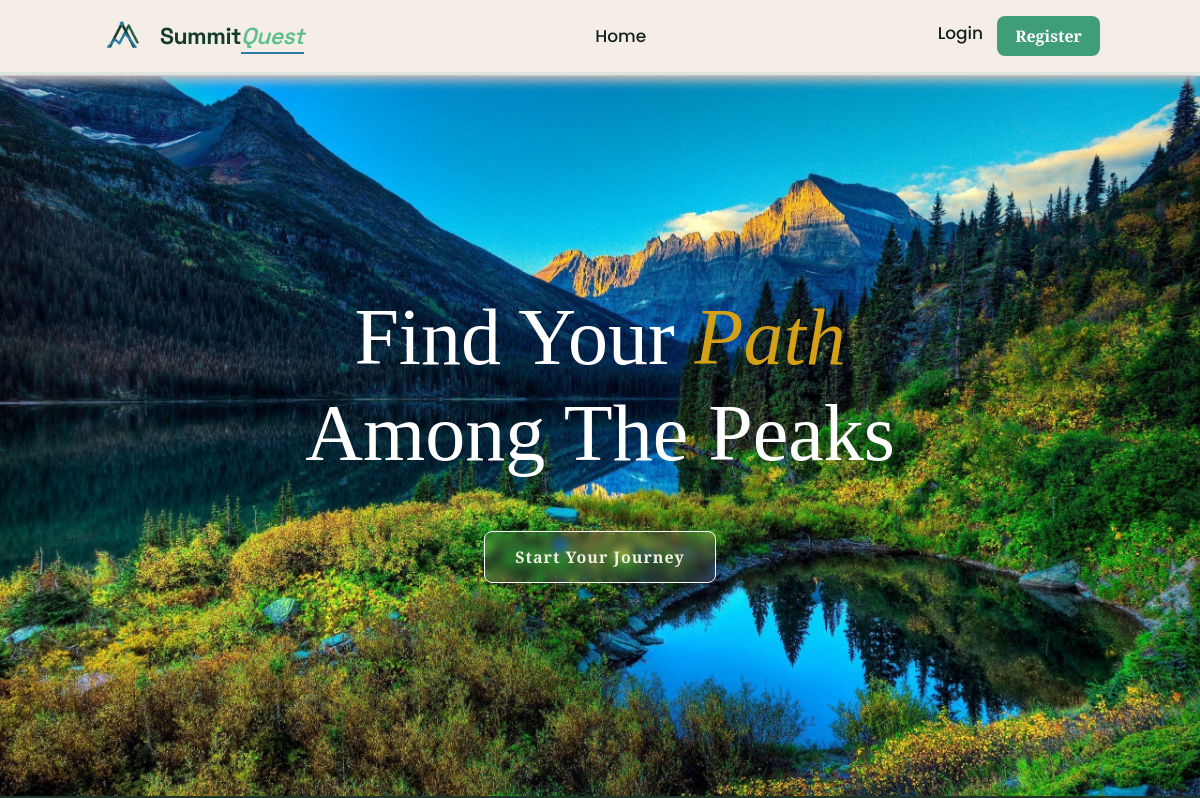
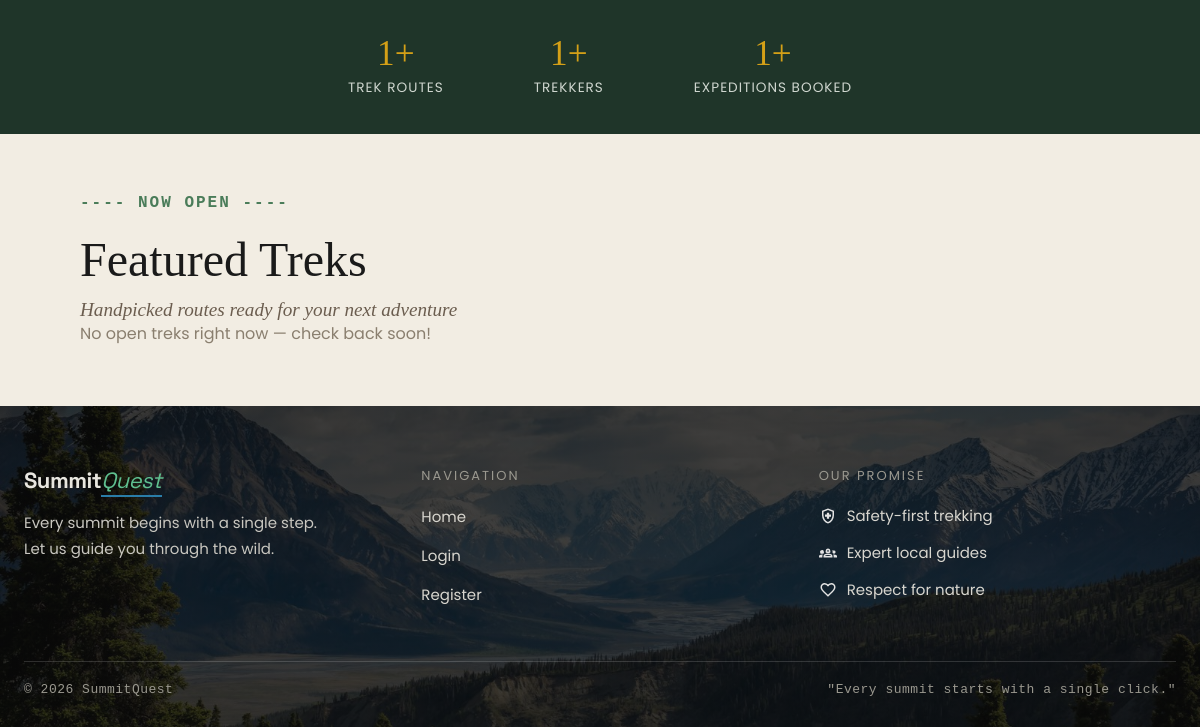
Before: / with the older database file (2 pictures, top to bottom).
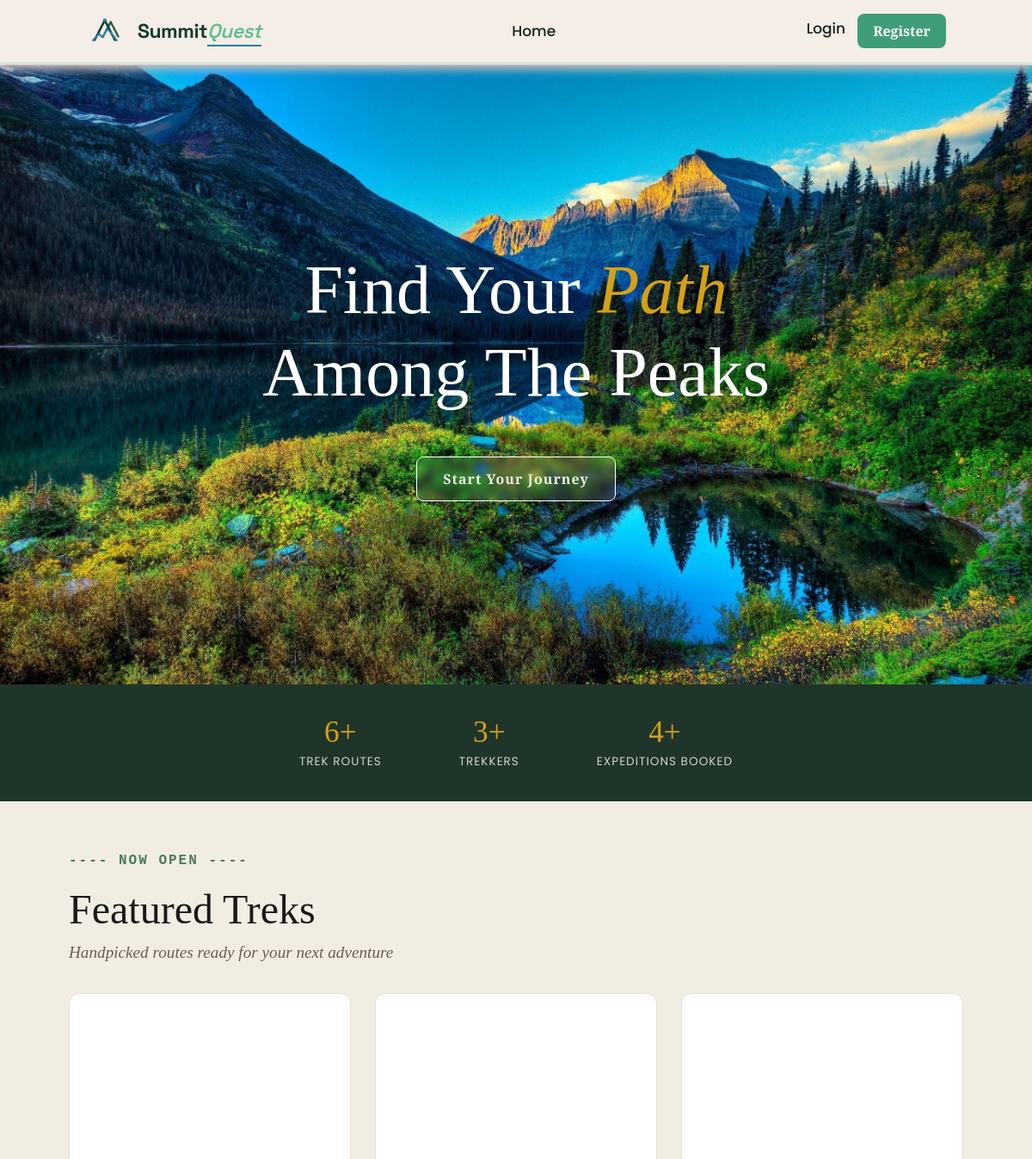
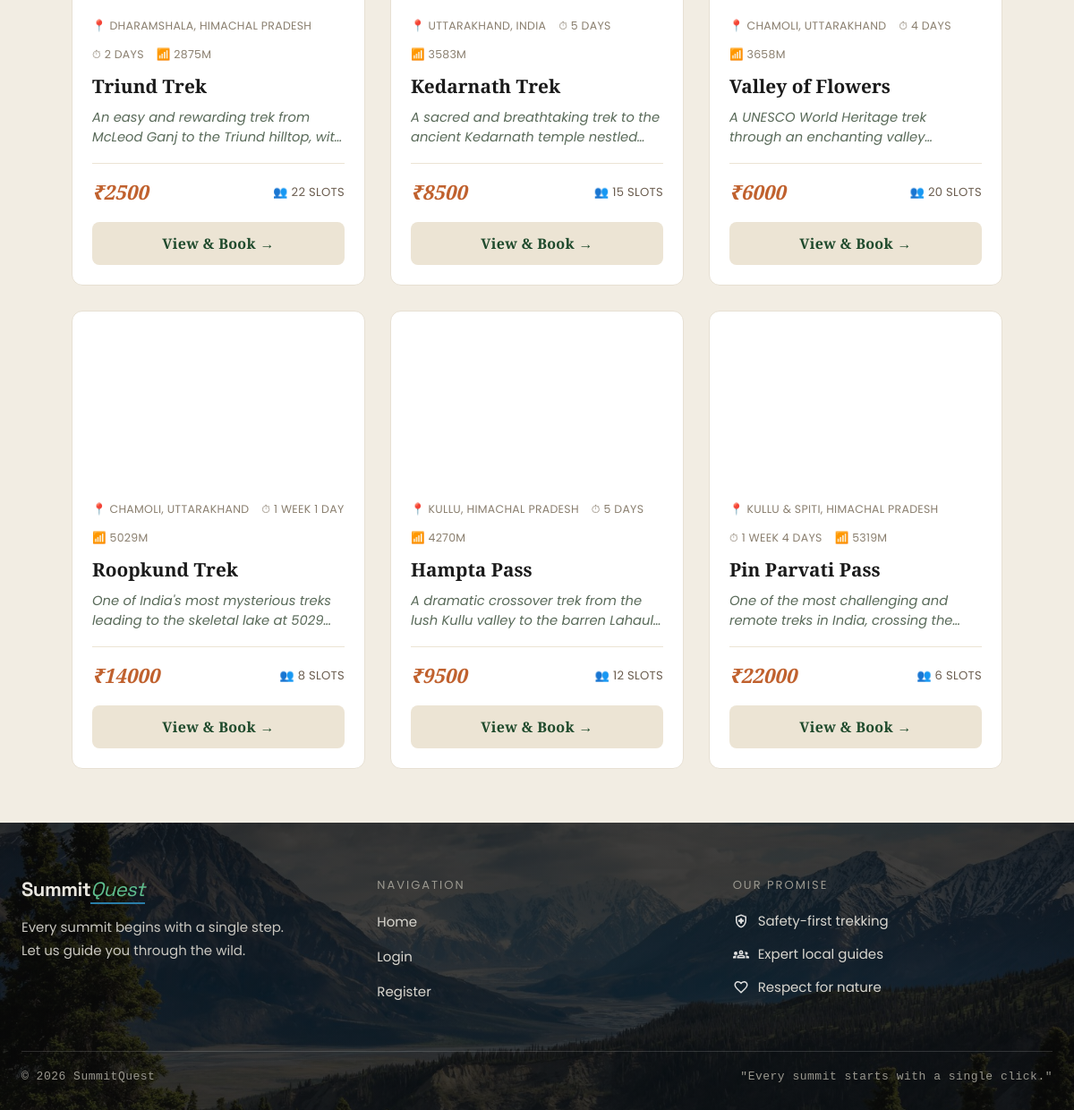
After: the same page with the newer database file (2 pictures, top to bottom).
### app/models.py (models this page shows, shortened)
class Treks(db.Model):
    __tablename__ = "trek"
    id = db.Column(db.Integer, primary_key = True)
    name = db.Column(db.String(256), nullable= False, index = True)
    location = db.Column(db.String(50), nullable= False, index = True)
    difficulty= db.Column(db.String(50), nullable = False, index = True)
    status = db.Column(db.String(50), nullable = False, default = "Pending")
    duration =  db.Column(db.Integer, nullable= False)
    starting_date = db.Column(db.Date, nullable= False)
    ending_date = db.Column(db.Date, nullable= False)
    is_blocked = db.Column(db.String(50),nullable = False,default = False)
    created_at = db.Column(db.DateTime, default=datetime.utcnow, nullable=False)
    capacity = db.Column(db.Integer, default = 10)
    available = db.Column(db.Integer, default = 10)
    description = db.Column(db.Text)
    updated_at = db.Column(db.DateTime, default=datetime.utcnow, onupdate=datetime.utcnow, nullable=False)
    price = db.Column(db.Float, default=0)
    altitude = db.Column(db.String(50), nullable=True)
    image_url = db.Column(db.String(500), nullable=True)
    highlights = db.Column(db.Text, nullable=True)
    requirements = db.Column(db.Text, nullable=True)
    assigned_staff_id = db.Column(db.Integer,db.ForeignKey("user.id"),nullable = True)
    bookings = db.relationship(
    "Bookings",
    backref="trek",
    cascade="all, delete-orphan")

### app/routes.py (the view)
@visit.route("/")
def home():
    open_treks = (
        Treks.query.filter(Treks.status.in_(["Approved", "Open"]))
        .order_by(Treks.starting_date)
        .limit(6)
        .all()
    )
    stats = {
        "treks": Treks.query.count(),
        "users": User.query.filter_by(role="trekker").count(),
        "bookings": Bookings.query.count(),
    }
    return render_template("index.html", open_treks=open_treks, stats=stats)

### app/utils.py (called while the page is built)
def current_user():
    if 'user_id' not in session:
        return AnonUser()
    return SessionUser(session)

def format_duration(days):
    if not days or days < 1:
        return '—'
    weeks, remainder = divmod(int(days), 7)
    parts = []
    if weeks:
        parts.append(f"{weeks} Week{'s' if weeks > 1 else ''}")
    if remainder:
        parts.append(f"{remainder} Day{'s' if remainder > 1 else ''}")
    return ' '.join(parts) if parts else f"{days} Day{'s' if days != 1 else ''}"

### templates/index.html (shortened to what this page needs)
{% extends "base.html"%}
{% block extra_css%}
<link rel="stylesheet" href="{{ url_for('static', filename='css/for_index.css') }}">
{% endblock %}
{% block content %}
<div class="hero">
    <h1 class="hero-title">
        Find Your <span class="accent">Path</span> Among The Peaks
    </h1>
    {% if not current_user.is_authenticated %}
    <a href="{{ url_for('visit.register') }}" class="hero-cta">Start Your Journey</a>
    {% endif %}
</div>
<section class="stats-strip">
    <div class="stat-item">
        <div class="stat-number">{{ stats.treks }}+</div>
        <div class="stat-label">Trek Routes</div>
    </div>
    <div class="stat-item">
        <div class="stat-number">{{ stats.users }}+</div>
        <div class="stat-label">Trekkers</div>
    </div>
    <div class="stat-item">
        <div class="stat-number">{{ stats.bookings }}+</div>
        <div class="stat-label">Expeditions Booked</div>
    </div>
</section>
<section class="featured-section">
    <div class="open">
        <span class="open-text">---- NOW OPEN ----</span>
    </div>
    <h2 class="section-title">Featured Treks</h2>
    <p class="section-subtitle">Handpicked routes ready for your next adventure</p>
    {% if open_treks %}
    <div class="trek-grid">
        {% for trek in open_treks %}
        <div class="trek-card">
            <div class="trek-card-img" {% if trek.image_url %}style="background-image:url('{{ trek.image_url }}')"{% endif %}></div>
            <div class="trek-card-body">
                <div class="trek-card-icons">
                    <span>📍 {{ trek.location }}</span>
                    <span>⏱ {{ format_duration(trek.duration) }}</span>
                    {% if trek.altitude %}<span>📶 {{ trek.altitude }}</span>{% endif %}
                </div>
                <h3>{{ trek.name }}</h3>
                <p class="trek-card-desc">{{ trek.description[:110] }}{% if trek.description|length > 110 %}…{% endif %}</p>
                <div class="trek-card-divider"></div>
                <div class="trek-card-footer">
                    <span class="trek-card-price">₹{{ "%.0f"|format(trek.price) }}</span>
                    <span class="trek-card-slots">👥 {{ trek.available }} slots</span>
                </div>
                <a href="{{ url_for('visit.trek_detail', trek_id=trek.id) }}" class="trek-card-cta">View &amp; Book →</a>
            </div>
        </div>
        {% endfor %}
    </div>
    {% else %}
    <p class="muted">No open treks right now — check back soon!</p>
    {% endif %}
</section>
{% endblock %}

Changed rows visible on the page:
added Treks: location "DHARAMSHALA, HIMACHAL PRADESH", duration "2 DAYS", altitude "2875M", name "Triund Trek", description "An easy and rewarding trek from McLeod Ganj to the Triund hilltop,…", price "2500", available "22"
now on this page (row edited): Treks: location "UTTARAKHAND, INDIA", duration "5 DAYS", altitude "3583M", name "Kedarnath Trek", description "A sacred and breathtaking trek to the ancient Kedarnath temple…", price "8500", available "15"
added Treks: location "CHAMOLI, UTTARAKHAND", duration "4 DAYS", altitude "3658M", name "Valley of Flowers", description "A UNESCO World Heritage trek through an enchanting…", price "6000", available "20"
added Treks: location "CHAMOLI, UTTARAKHAND", duration "1 WEEK 1 DAY", altitude "5029M", name "Roopkund Trek", description "One of India's most mysterious treks leading to the skeletal lake at…", price "14000", available "8"
added Treks: location "KULLU, HIMACHAL PRADESH", duration "5 DAYS", altitude "4270M", name "Hampta Pass", description "A dramatic crossover trek from the lush Kullu valley to the barren…", price "9500", available "12"
added Treks: location "KULLU & SPITI, HIMACHAL PRADESH", duration "1 WEEK 4 DAYS", altitude "5319M", name "Pin Parvati Pass", description "One of the most challenging and remote treks in India, crossing…", price "22000", available "6"
Other visible differences:
{{ stats.treks }}: "1" → "6"
{{ stats.users }}: "1" → "3"
{{ stats.bookings }}: "1" → "4"
text no longer shown: "No open treks right now — check back soon!"
